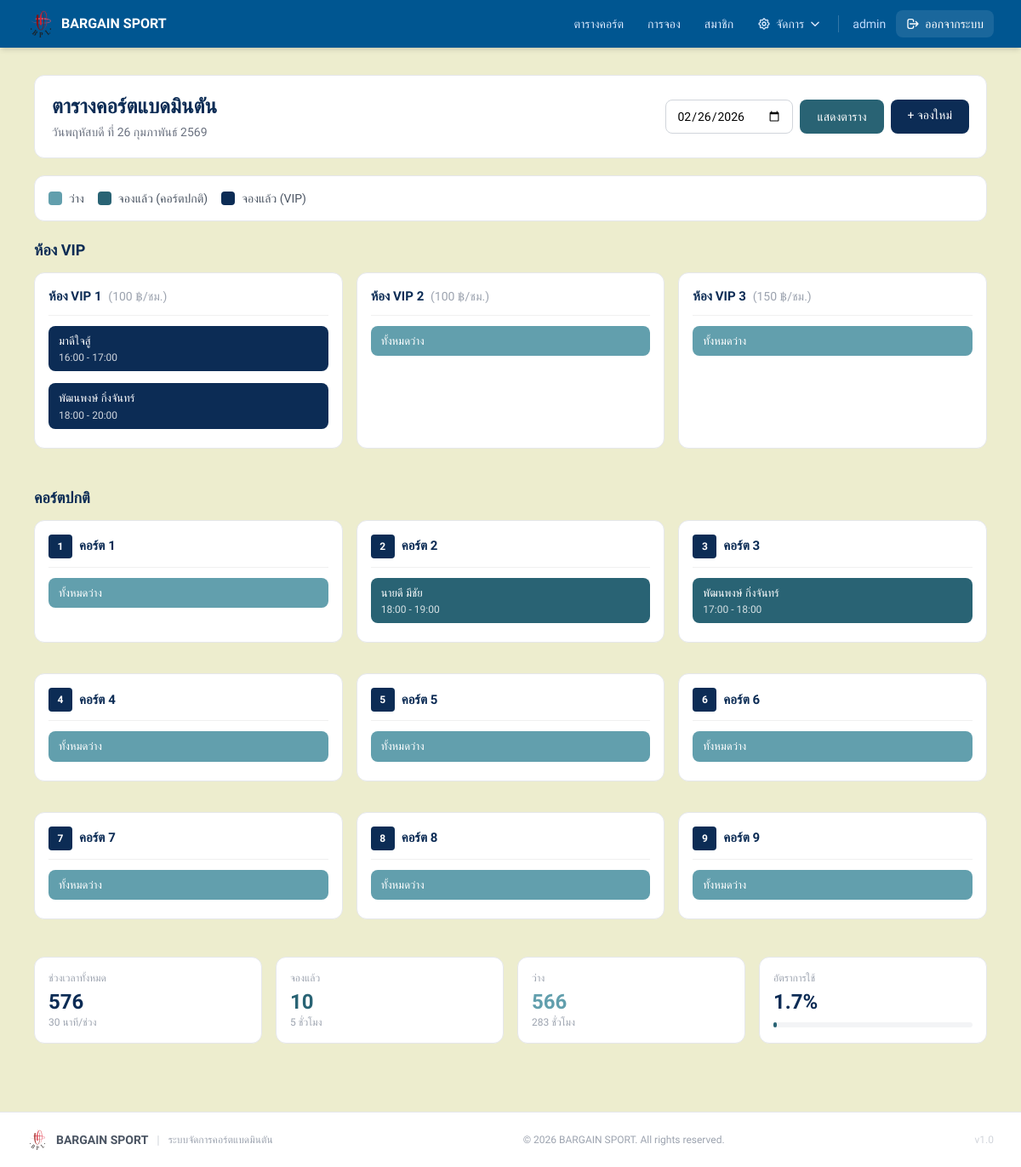
The page /timetable.php (signed in) on the database its author committed.
### tables this page shows
CREATE TABLE `courts` (
  `id` int NOT NULL,
  `court_no` int NOT NULL,
  `vip_room_name` varchar(100) DEFAULT NULL COMMENT 'ชื่อห้อง VIP',
  `status` enum('Available','Booked','In Use','Maintenance') DEFAULT 'Available',
  `is_vip` tinyint(1) NOT NULL DEFAULT '0',
  `court_type` enum('normal','vip') DEFAULT 'normal' COMMENT 'ประเภทคอร์ต: normal=ปกติ, vip=VIP',
  `vip_price` decimal(10,2) DEFAULT NULL COMMENT 'ราคาพิเศษสำหรับคอร์ต VIP (บาท/ชั่วโมง)',
  `normal_price` decimal(10,2) DEFAULT NULL COMMENT 'ราคาคงที่สำหรับคอร์ตปกติ (optional)'
);

CREATE TABLE `bookings` (
  `id` int NOT NULL,
  `court_id` int NOT NULL,
  `customer_name` varchar(100) NOT NULL,
  `customer_phone` varchar(30) DEFAULT NULL,
  `member_id` int DEFAULT NULL,
  `promotion_id` int DEFAULT NULL,
  `promotion_discount_percent` decimal(5,2) DEFAULT NULL,
  `payment_slip_path` varchar(255) DEFAULT NULL,
  `start_datetime` datetime NOT NULL,
  `duration_hours` int NOT NULL,
  `price_per_hour` decimal(10,2) NOT NULL,
  `discount_amount` decimal(10,2) NOT NULL DEFAULT '0.00',
  `total_amount` decimal(10,2) NOT NULL,
  `status` enum('booked','cancelled') NOT NULL DEFAULT 'booked',
  `created_by` int DEFAULT NULL,
  `created_at` timestamp NOT NULL DEFAULT CURRENT_TIMESTAMP,
  `updated_at` timestamp NULL DEFAULT NULL
);

### timetable.php (the view, shortened to what this page needs)
<?php
require_once __DIR__ . '/config/db.php';
$date = $_GET['date'] ?? date('Y-m-d');
$courts = $pdo->query('SELECT * FROM courts ORDER BY court_type DESC, vip_room_name ASC, court_no ASC')->fetchAll();
$vipCourts = array_filter($courts, fn($c) => $c['court_type'] === 'vip' || $c['is_vip'] == 1);
$normalCourts = array_filter($courts, fn($c) => $c['court_type'] === 'normal' || $c['is_vip'] == 0);
$startDay = $date . ' 00:00:00';
$endDay   = $date . ' 23:59:59';
$stmt = $pdo->prepare("
    SELECT b.*, c.court_no, c.court_type, c.vip_room_name, c.is_vip
    FROM bookings b
    JOIN courts c ON b.court_id = c.id
    WHERE b.status = 'booked'
      AND b.start_datetime BETWEEN ? AND ?
    ORDER BY c.court_type DESC, c.vip_room_name ASC, c.court_no, b.start_datetime
");
$stmt->execute([$startDay, $endDay]);
$bookings = $stmt->fetchAll();
$grid = [];
$gridDetails = [];
foreach ($courts as $c) {
    $grid[$c['id']] = array_fill(0, 48, '');
    $gridDetails[$c['id']] = array_fill(0, 48, null);
}
foreach ($bookings as $b) {
    $s = new DateTime($b['start_datetime']);
    $startHour = (int)$s->format('G');
    $startMin = (int)$s->format('i');
    $startSlot = $startHour * 2 + ($startMin >= 30 ? 1 : 0);
    $totalSlots = $b['duration_hours'] * 2;
    for ($i = 0; $i < $totalSlots; $i++) {
        $slot = $startSlot + $i;
        if ($slot >= 0 && $slot < 48) {
            $grid[$b['court_id']][$slot] = $b['customer_name'];
            $gridDetails[$b['court_id']][$slot] = $b;
        }
    }
}
$dateObj = new DateTime($date);
$thaiMonths = [1=>'มกราคม','กุมภาพันธ์','มีนาคม','เมษายน','พฤษภาคม','มิถุนายน','กรกฎาคม','สิงหาคม','กันยายน','ตุลาคม','พฤศจิกายน','ธันวาคม'];
$thaiDays = ['อาทิตย์','จันทร์','อังคาร','พุธ','พฤหัสบดี','ศุกร์','เสาร์'];
$dayName = $thaiDays[(int)$dateObj->format('w')];
$thaiDate = "วัน$dayName ที่ ".$dateObj->format('d')." ".$thaiMonths[(int)$dateObj->format('n')]." ".($dateObj->format('Y')+543);
function getCourtDisplayName($court) {
    if ($court['court_type'] === 'vip' || $court['is_vip'] == 1) return $court['vip_room_name'] ?? 'ห้อง VIP';
    return 'คอร์ต ' . $court['court_no'];
}
?>
<!doctype html>
<html lang="th">
<head>
  <script src="https://cdn.tailwindcss.com"></script>
</head>
<body style="background:#EDEDCE;" class="min-h-screen">
<?php include __DIR__ . '/includes/header.php'; ?>
<div class="max-w-6xl mx-auto px-4 py-8">
  <div class="bg-white rounded-xl border border-gray-200 p-5 mb-5">
    <div class="flex flex-col lg:flex-row justify-between items-start lg:items-center gap-4">
      <div>
        <h1 style="color:#0C2C55;" class="text-2xl font-bold mb-1">ตารางคอร์ตแบดมินตัน</h1>
        <p class="text-gray-500 text-sm"><?= $thaiDate ?></p>
      </div>
      <form method="get" class="flex flex-col sm:flex-row gap-2 w-full lg:w-auto">
        <input type="date" name="date" value="<?= htmlspecialchars($date) ?>"
               class="px-3 py-2 border border-gray-300 rounded-lg focus:border-[#629FAD] focus:ring-2 focus:ring-[#629FAD]/20 outline-none text-sm">
        <button type="submit"
                style="background:#296374;"
                class="px-5 py-2 text-white text-sm rounded-lg hover:opacity-90 transition-opacity">
          แสดงตาราง
        </button>
        <a href="/bookings/create.php"
           style="background:#0C2C55;"
           class="px-5 py-2 text-white text-sm rounded-lg hover:opacity-90 transition-opacity text-center">
          + จองใหม่
        </a>
      </form>
    </div>
  </div>
  <div class="bg-white rounded-xl border border-gray-200 p-4 mb-5 flex flex-wrap gap-4 items-center">
    <div class="flex items-center gap-2 text-sm">
      <div class="w-4 h-4 rounded" style="background:#629FAD;"></div>
      <span class="text-gray-600">ว่าง</span>
    </div>
    <div class="flex items-center gap-2 text-sm">
      <div class="w-4 h-4 rounded" style="background:#296374;"></div>
      <span class="text-gray-600">จองแล้ว (คอร์ตปกติ)</span>
    </div>
    <div class="flex items-center gap-2 text-sm">
      <div class="w-4 h-4 rounded" style="background:#0C2C55;"></div>
      <span class="text-gray-600">จองแล้ว (VIP)</span>
    </div>
  </div>
  <?php if (count($vipCourts) > 0): ?>
  <div class="mb-6">
    <h2 style="color:#0C2C55;" class="text-lg font-bold mb-3">ห้อง VIP</h2>
    <div class="grid grid-cols-1 md:grid-cols-2 lg:grid-cols-3 xl:grid-cols-4 gap-4">
      <?php foreach ($vipCourts as $c):
        $displayName = getCourtDisplayName($c);
      ?>
      <div class="court-card">
        <div class="court-header">
          <?= htmlspecialchars($displayName) ?>
          <?php if ($c['vip_price']): ?>
          <span class="text-sm font-normal text-gray-400 ml-1">(<?= number_format($c['vip_price'], 0) ?> ฿/ชม.)</span>
          <?php endif; ?>
        </div>
        <div class="bookings-grid">
          <?php
          $displayed = [];
          for ($slot = 0; $slot < 48; $slot++):
            $name = $grid[$c['id']][$slot];
            $details = $gridDetails[$c['id']][$slot];
            if (!empty($name) && $details && !in_array($details['id'], $displayed)):
              $displayed[] = $details['id'];
              $startDate = new DateTime($details['start_datetime']);
              $endDate = new DateTime('@' . ($startDate->getTimestamp() + ($details['duration_hours'] * 3600)));
          ?>
            <div class="booking-item booking-vip"
                 onclick="showModal(<?= htmlspecialchars(json_encode($details)) ?>, '<?= $startDate->format('H:i') ?>', '<?= htmlspecialchars($displayName) ?>', true)">
              <div>
                <div class="font-medium"><?= htmlspecialchars($name) ?></div>
                <div class="text-xs opacity-80 mt-0.5"><?= $startDate->format('H:i') ?> - <?= $endDate->format('H:i') ?></div>
              </div>
            </div>
          <?php endif; endfor; ?>
          <?php if (empty($displayed)): ?>
            <div class="booking-item booking-empty">ทั้งหมดว่าง</div>
          <?php endif; ?>
        </div>
      </div>
      <?php endforeach; ?>
    </div>
  </div>
  <?php endif; ?>
  <?php if (count($normalCourts) > 0): ?>
  <div class="mb-6">
    <h2 style="color:#0C2C55;" class="text-lg font-bold mb-3">คอร์ตปกติ</h2>
    <div class="grid grid-cols-1 md:grid-cols-2 lg:grid-cols-3 xl:grid-cols-4 gap-4">
      <?php foreach ($normalCourts as $c):
        $displayName = getCourtDisplayName($c);
      ?>
      <div class="court-card">
        <div class="court-header flex items-center gap-2">
          <span style="background:#0C2C55;" class="w-7 h-7 rounded flex items-center justify-center text-white text-xs font-bold">
            <?= htmlspecialchars($c['court_no']) ?>
          </span>
          <?= htmlspecialchars($displayName) ?>
        </div>
        <div class="bookings-grid">
          <?php
          $displayed = [];
          for ($slot = 0; $slot < 48; $slot++):
            $name = $grid[$c['id']][$slot];
            $details = $gridDetails[$c['id']][$slot];
            if (!empty($name) && $details && !in_array($details['id'], $displayed)):
              $displayed[] = $details['id'];
              $startDate = new DateTime($details['start_datetime']);
              $endDate = new DateTime('@' . ($startDate->getTimestamp() + ($details['duration_hours'] * 3600)));
          ?>
            <div class="booking-item booking-booked"
                 onclick="showModal(<?= htmlspecialchars(json_encode($details)) ?>, '<?= $startDate->format('H:i') ?>', '<?= htmlspecialchars($displayName) ?>', false)">
              <div>
                <div class="font-medium"><?= htmlspecialchars($name) ?></div>
                <div class="text-xs opacity-80 mt-0.5"><?= $startDate->format('H:i') ?> - <?= $endDate->format('H:i') ?></div>
              </div>
            </div>
          <?php endif; endfor; ?>
          <?php if (empty($displayed)): ?>
            <div class="booking-item booking-empty">ทั้งหมดว่าง</div>
          <?php endif; ?>
        </div>
      </div>
      <?php endforeach; ?>
    </div>
  </div>
  <?php endif; ?>
  <?php
  $totalSlots = count($courts) * 48;
  $bookedSlots = 0;
  foreach ($grid as $courtData) {
    foreach ($courtData as $slot) { if (!empty($slot)) $bookedSlots++; }
  }
  $freeSlots = $totalSlots - $bookedSlots;
  $occupancyRate = $totalSlots > 0 ? round(($bookedSlots / $totalSlots) * 100, 1) : 0;
  ?>
  <div class="grid grid-cols-2 sm:grid-cols-4 gap-4">
    <div class="bg-white rounded-xl border border-gray-200 p-4">
      <p class="text-gray-400 text-xs mb-1">ช่วงเวลาทั้งหมด</p>
      <p style="color:#0C2C55;" class="text-2xl font-bold"><?= $totalSlots ?></p>
      <p class="text-gray-400 text-xs">30 นาที/ช่วง</p>
    </div>
    <div class="bg-white rounded-xl border border-gray-200 p-4">
      <p class="text-gray-400 text-xs mb-1">จองแล้ว</p>
      <p style="color:#296374;" class="text-2xl font-bold"><?= $bookedSlots ?></p>
      <p class="text-gray-400 text-xs"><?= round($bookedSlots/2, 1) ?> ชั่วโมง</p>
    </div>
    <div class="bg-white rounded-xl border border-gray-200 p-4">
      <p class="text-gray-400 text-xs mb-1">ว่าง</p>
      <p style="color:#629FAD;" class="text-2xl font-bold"><?= $freeSlots ?></p>
      <p class="text-gray-400 text-xs"><?= round($freeSlots/2, 1) ?> ชั่วโมง</p>
    </div>
    <div class="bg-white rounded-xl border border-gray-200 p-4">
      <p class="text-gray-400 text-xs mb-1">อัตราการใช้</p>
      <p style="color:#0C2C55;" class="text-2xl font-bold"><?= $occupancyRate ?>%</p>
      <div class="w-full bg-gray-100 rounded-full h-1.5 mt-2">
        <div style="width:<?= $occupancyRate ?>%; background:#296374;" class="h-1.5 rounded-full"></div>
      </div>
    </div>
  </div>
</div>
<?php include __DIR__ . '/includes/footer.php'; ?>
</body>
</html>

### timetable.php (style rules this page uses)
.booking-item { border-radius: 8px; padding: 8px 12px; margin-bottom: 6px; font-size: 13px; display: flex; justify-content: space-between; align-items: center; cursor: pointer; transition: opacity 0.15s; }
.booking-booked { background: #296374; color: white; }
.booking-vip { background: #0C2C55; color: white; }
.booking-empty { background: #629FAD; color: white; cursor: default; }
.court-card { background: white; border-radius: 12px; padding: 16px; margin-bottom: 20px; border: 1px solid #e5e7eb; }
.court-header { font-size: 15px; font-weight: 600; color: #0C2C55; margin-bottom: 12px; padding-bottom: 10px; border-bottom: 1px solid #f0f0f0; }
.bookings-grid { display: grid; grid-template-columns: repeat(auto-fill, minmax(180px, 1fr)); gap: 8px; }
.bookings-grid .booking-empty { grid-column: 1 / -1; }

### includes/header.php (style rules this page uses)
* { font-family: 'Prompt', sans-serif !important; }

### rows shown on the page
courts: vip_room_name "ห้อง VIP 1", vip_price "100", id "มาดีใจสู้", id.start_datetime "16:00", format "17:00", id "พัฒนพงษ์ กิ่งจันทร์", id.start_datetime "18:00", format "20:00"
courts: vip_room_name "ห้อง VIP 2", vip_price "100", shows "ทั้งหมดว่าง"
courts: vip_room_name "ห้อง VIP 3", vip_price "150", shows "ทั้งหมดว่าง"
courts: court_no "1", court_no "คอร์ต 1", shows "ทั้งหมดว่าง"
courts: court_no "2", court_no "คอร์ต 2", id.customer_name "นายดี มีชัย", id.start_datetime "18:00", format "19:00"
courts: court_no "3", court_no "คอร์ต 3", id "พัฒนพงษ์ กิ่งจันทร์", id.start_datetime "17:00", format "18:00"
courts: court_no "4", court_no "คอร์ต 4", shows "ทั้งหมดว่าง"
courts: court_no "5", court_no "คอร์ต 5", shows "ทั้งหมดว่าง"
courts: court_no "6", court_no "คอร์ต 6", shows "ทั้งหมดว่าง"
courts: court_no "7", court_no "คอร์ต 7", shows "ทั้งหมดว่าง"
courts: court_no "8", court_no "คอร์ต 8", shows "ทั้งหมดว่าง"
courts: court_no "9", court_no "คอร์ต 9", shows "ทั้งหมดว่าง"

### other values the page prints
$_username "admin"
$totalSlots "576"
$bookedSlots "10"
$bookedSlots/2 "5"
$freeSlots "566"
$freeSlots/2 "283"
$occupancyRate "1.7"
